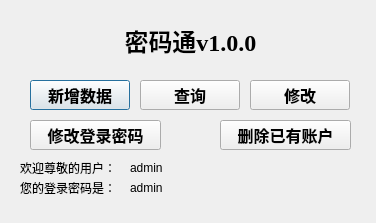
<?xml version="1.0" encoding="UTF-8"?>
<ui version="4.0">
 <class>Dialog</class>
 <widget class="QDialog" name="Dialog">
  <property name="geometry">
   <rect>
    <x>0</x>
    <y>0</y>
    <width>376</width>
    <height>223</height>
   </rect>
  </property>
  <property name="windowTitle">
   <string>密码通v1.0.0</string>
  </property>
  <widget class="QLabel" name="label">
   <property name="geometry">
    <rect>
     <x>20</x>
     <y>20</y>
     <width>341</width>
     <height>41</height>
    </rect>
   </property>
   <property name="font">
    <font>
     <family>Times New Roman</family>
     <pointsize>18</pointsize>
     <weight>75</weight>
     <bold>true</bold>
    </font>
   </property>
   <property name="text">
    <string>密码通v1.0.0</string>
   </property>
   <property name="alignment">
    <set>Qt::AlignCenter</set>
   </property>
  </widget>
  <widget class="QPushButton" name="pushButton_save">
   <property name="geometry">
    <rect>
     <x>30</x>
     <y>80</y>
     <width>100</width>
     <height>30</height>
    </rect>
   </property>
   <property name="font">
    <font>
     <family>Times New Roman</family>
     <pointsize>12</pointsize>
     <weight>75</weight>
     <bold>true</bold>
    </font>
   </property>
   <property name="text">
    <string>新增数据</string>
   </property>
  </widget>
  <widget class="QPushButton" name="pushButton_search">
   <property name="geometry">
    <rect>
     <x>140</x>
     <y>80</y>
     <width>100</width>
     <height>30</height>
    </rect>
   </property>
   <property name="font">
    <font>
     <family>Times New Roman</family>
     <pointsize>12</pointsize>
     <weight>75</weight>
     <bold>true</bold>
    </font>
   </property>
   <property name="text">
    <string>查询</string>
   </property>
  </widget>
  <widget class="QPushButton" name="pushButton_modify">
   <property name="geometry">
    <rect>
     <x>250</x>
     <y>80</y>
     <width>100</width>
     <height>30</height>
    </rect>
   </property>
   <property name="font">
    <font>
     <family>Times New Roman</family>
     <pointsize>12</pointsize>
     <weight>75</weight>
     <bold>true</bold>
    </font>
   </property>
   <property name="text">
    <string>修改</string>
   </property>
  </widget>
  <widget class="QLabel" name="label_2">
   <property name="geometry">
    <rect>
     <x>20</x>
     <y>160</y>
     <width>101</width>
     <height>16</height>
    </rect>
   </property>
   <property name="text">
    <string>欢迎尊敬的用户：</string>
   </property>
  </widget>
  <widget class="QLabel" name="label_username">
   <property name="geometry">
    <rect>
     <x>130</x>
     <y>160</y>
     <width>150</width>
     <height>16</height>
    </rect>
   </property>
   <property name="text">
    <string>admin</string>
   </property>
  </widget>
  <widget class="QLabel" name="label_4">
   <property name="geometry">
    <rect>
     <x>20</x>
     <y>180</y>
     <width>101</width>
     <height>16</height>
    </rect>
   </property>
   <property name="text">
    <string>您的登录密码是：</string>
   </property>
  </widget>
  <widget class="QLabel" name="label_password">
   <property name="geometry">
    <rect>
     <x>130</x>
     <y>180</y>
     <width>150</width>
     <height>16</height>
    </rect>
   </property>
   <property name="text">
    <string>admin</string>
   </property>
  </widget>
  <widget class="QPushButton" name="pushButton_modifypassword">
   <property name="geometry">
    <rect>
     <x>30</x>
     <y>120</y>
     <width>131</width>
     <height>30</height>
    </rect>
   </property>
   <property name="font">
    <font>
     <family>Times New Roman</family>
     <pointsize>12</pointsize>
     <weight>75</weight>
     <bold>true</bold>
    </font>
   </property>
   <property name="text">
    <string>修改登录密码</string>
   </property>
  </widget>
  <widget class="QPushButton" name="pushButton_deleteAccount">
   <property name="geometry">
    <rect>
     <x>220</x>
     <y>120</y>
     <width>131</width>
     <height>30</height>
    </rect>
   </property>
   <property name="font">
    <font>
     <family>Times New Roman</family>
     <pointsize>12</pointsize>
     <weight>75</weight>
     <bold>true</bold>
    </font>
   </property>
   <property name="text">
    <string>删除已有账户</string>
   </property>
  </widget>
 </widget>
 <resources/>
 <connections/>
</ui>
